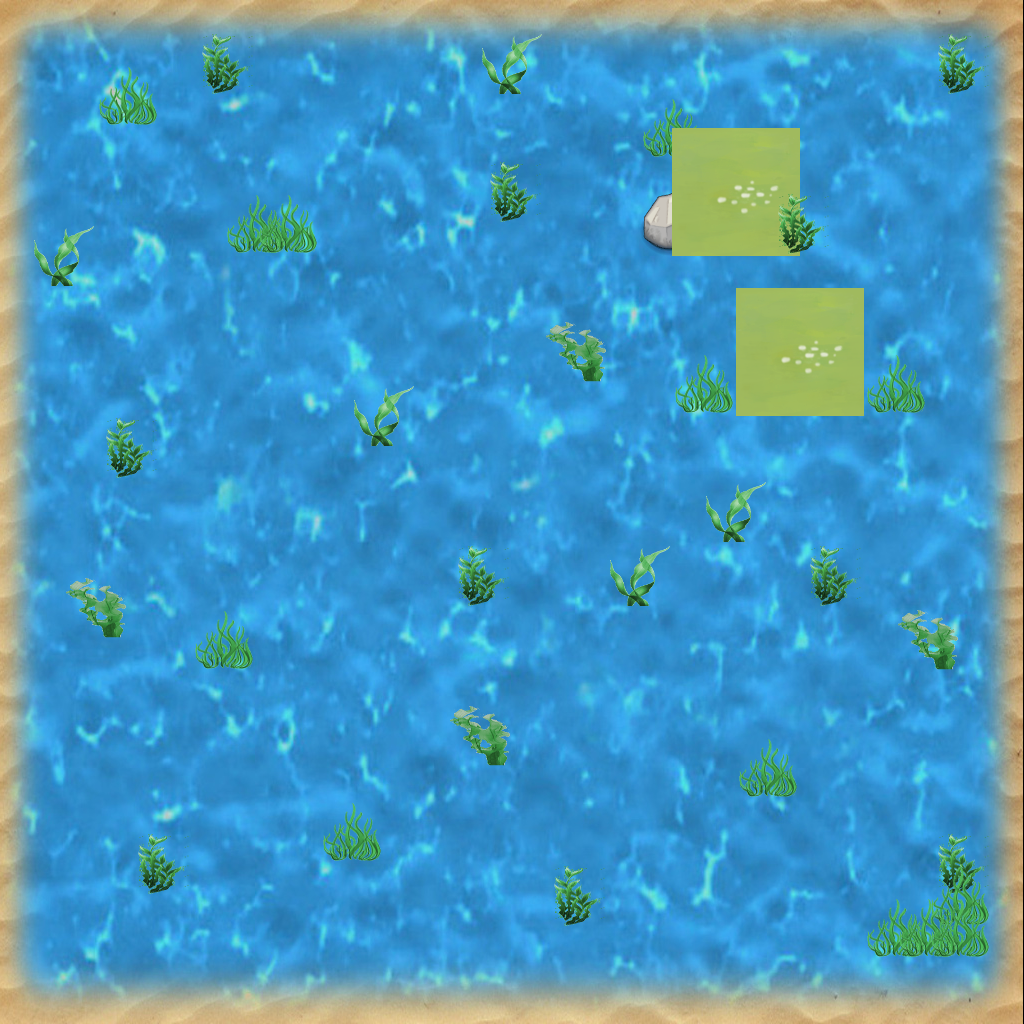

This is a level from a 2D game, rendered from its Tiled map with the project's own tilesets. A one-line summary and the complete map file follow:
An orthogonal 32x32 tile map with 32x32 px tiles, 1 tile layer (Tile Layer 1), 5 tilesets, 1 image layer and 31 objects.

<map version="1.2" tiledversion="1.2.5" orientation="orthogonal" renderorder="right-down" width="32" height="32" tilewidth="32" tileheight="32" infinite="0" nextlayerid="4" nextobjectid="41">
 <tileset firstgid="1" name="ocean-plants" tilewidth="64" tileheight="64" tilecount="4" columns="2">
  <image source="ocean-plants.png" width="128" height="128" />
 </tileset>
 <tileset firstgid="5" name="rock" tilewidth="64" tileheight="64" tilecount="1" columns="1">
  <image source="rock.png" width="64" height="64" />
  <tile id="0">
   <properties>
    <property name="name" value="Rock" />
   </properties>
  </tile>
 </tileset>
 <tileset firstgid="6" name="sign" tilewidth="64" tileheight="64" tilecount="1" columns="1">
  <image source="sign.png" width="64" height="64" />
  <tile id="0">
   <properties>
    <property name="brulesque" value="sddasdfadsfasdf" />
    <property name="message" value="Hello, world!" />
    <property name="name" value="Sign" />
   </properties>
  </tile>
 </tileset>
 <tileset firstgid="7" name="starfish" tilewidth="64" tileheight="64" tilecount="1" columns="1">
  <image source="starfish.png" width="64" height="64" />
  <tile id="0">
   <properties>
    <property name="name" value="Starfish" />
   </properties>
  </tile>
 </tileset>
 <tileset firstgid="8" source="grass_flowers1.tsx" />
 <imagelayer id="1" name="Image Layer 1" offsetx="-1.77525" offsety="0">
  <image source="large-water.jpg" width="1024" height="1024" />
 </imagelayer>
 <layer id="2" name="Tile Layer 1" width="32" height="32">
  <data encoding="csv">
0,0,0,0,0,0,0,0,0,0,0,0,0,0,0,0,0,0,0,0,0,0,0,0,0,0,0,0,0,0,0,0,
0,0,0,0,0,0,0,0,0,0,0,0,0,0,0,0,0,0,0,0,0,0,0,0,0,0,0,0,0,0,0,0,
0,0,0,0,0,0,1,0,0,0,0,0,0,0,0,2,0,0,0,0,0,0,0,0,0,0,0,0,0,1,0,0,
0,0,0,3,0,0,0,0,0,0,0,0,0,0,0,0,0,0,0,0,0,0,0,0,0,0,0,0,0,0,0,0,
0,0,0,0,0,0,0,0,0,0,0,0,0,0,0,0,0,0,0,0,3,0,0,0,0,0,0,0,0,0,0,0,
0,0,0,0,0,0,0,0,0,0,0,0,0,0,0,0,0,0,0,0,0,0,0,0,0,0,0,0,0,0,0,0,
0,0,0,0,0,0,0,0,0,0,0,0,0,0,0,1,0,0,0,0,0,0,0,0,0,0,0,0,0,0,0,0,
0,0,0,0,0,0,0,3,3,0,0,0,0,0,0,0,0,0,0,0,5,8,0,0,1,0,0,0,0,0,0,0,
0,2,0,0,0,0,0,0,0,0,0,0,0,0,0,0,0,0,0,0,0,0,0,0,0,0,0,0,0,0,0,0,
0,0,0,0,0,0,0,0,0,0,0,0,0,0,0,0,0,0,0,0,0,0,0,0,0,0,0,0,0,0,0,0,
0,0,0,0,0,0,0,0,0,0,0,0,0,0,0,0,0,0,0,0,0,0,0,0,0,0,0,0,0,0,0,0,
0,0,0,0,0,0,0,0,0,0,0,0,0,0,0,0,0,4,0,0,0,0,0,0,0,0,0,0,0,0,0,0,
0,0,0,0,0,0,0,0,0,0,0,0,0,0,0,0,0,0,0,0,0,3,0,8,0,0,0,3,0,0,0,0,
0,0,0,0,0,0,0,0,0,0,0,2,0,0,0,0,0,0,0,0,0,0,0,0,0,0,0,0,0,0,0,0,
0,0,0,1,0,0,0,0,0,0,0,0,0,0,0,0,0,0,0,0,0,0,0,0,0,0,0,0,0,0,0,0,
0,0,0,0,0,0,0,0,0,0,0,0,0,0,0,0,0,0,0,0,0,0,0,0,0,0,0,0,0,0,0,0,
0,0,0,0,0,0,0,0,0,0,0,0,0,0,0,0,0,0,0,0,0,0,2,0,0,0,0,0,0,0,0,0,
0,0,0,0,0,0,0,0,0,0,0,0,0,0,0,0,0,0,0,0,0,0,0,0,0,0,0,0,0,0,0,0,
0,0,0,0,0,0,0,0,0,0,0,0,0,0,1,0,0,0,0,2,0,0,0,0,0,1,0,0,0,0,0,0,
0,0,4,0,0,0,0,0,0,0,0,0,0,0,0,0,0,0,0,0,0,0,0,0,0,0,0,0,0,0,0,0,
0,0,0,0,0,0,3,0,0,0,0,0,0,0,0,0,0,0,0,0,0,0,0,0,0,0,0,0,4,0,0,0,
0,0,0,0,0,0,0,0,0,0,0,0,0,0,0,0,0,0,0,0,0,0,0,0,0,0,0,0,0,0,0,0,
0,0,0,0,0,0,0,0,0,0,0,0,0,0,0,0,0,0,0,0,0,0,0,0,0,0,0,0,0,0,0,0,
0,0,0,0,0,0,0,0,0,0,0,0,0,0,4,0,0,0,0,0,0,0,0,0,0,0,0,0,0,0,0,0,
0,0,0,0,0,0,0,0,0,0,0,0,0,0,0,0,0,0,0,0,0,0,0,3,0,0,0,0,0,0,0,0,
0,0,0,0,0,0,0,0,0,0,0,0,0,0,0,0,0,0,0,0,0,0,0,0,0,0,0,0,0,0,0,0,
0,0,0,0,0,0,0,0,0,0,3,0,0,0,0,0,0,0,0,0,0,0,0,0,0,0,0,0,0,0,0,0,
0,0,0,0,1,0,0,0,0,0,0,0,0,0,0,0,0,0,0,0,0,0,0,0,0,0,0,0,0,1,0,0,
0,0,0,0,0,0,0,0,0,0,0,0,0,0,0,0,0,1,0,0,0,0,0,0,0,0,0,0,0,3,0,0,
0,0,0,0,0,0,0,0,0,0,0,0,0,0,0,0,0,0,0,0,0,0,0,0,0,0,0,3,3,3,0,0,
0,0,0,0,0,0,0,0,0,0,0,0,0,0,0,0,0,0,0,0,0,0,0,0,0,0,0,0,0,0,0,0,
0,0,0,0,0,0,0,0,0,0,0,0,0,0,0,0,0,0,0,0,0,0,0,0,0,0,0,0,0,0,0,0
</data>
 </layer>
 <objectgroup id="3" name="Object Layer 1" offsetx="2" offsety="0">
  <object id="1" gid="5" x="128" y="736" width="64" height="64" />
  <object id="2" gid="5" x="192" y="768" width="64" height="64" />
  <object id="3" gid="5" x="416" y="800" width="64" height="64" />
  <object id="4" gid="5" x="480" y="800" width="64" height="64" />
  <object id="6" gid="5" x="512" y="288" width="64" height="64" />
  <object id="8" gid="5" x="446" y="297" width="64" height="64" />
  <object id="9" gid="5" x="384" y="320" width="64" height="64" />
  <object id="10" gid="5" x="320" y="352" width="64" height="64" />
  <object id="11" gid="5" x="288" y="416" width="64" height="64">
   <properties>
    <property name="kkk" value="yjtjsdtyj" />
   </properties>
  </object>
  <object id="15" gid="5" x="288" y="480" width="64" height="64" />
  <object id="16" gid="5" x="288" y="544" width="64" height="64" />
  <object id="17" gid="5" x="704" y="768" width="64" height="64" />
  <object id="18" gid="5" x="736" y="704" width="64" height="64" />
  <object id="19" gid="5" x="768" y="640" width="64" height="64" />
  <object id="20" gid="5" x="832" y="640" width="64" height="64" />
  <object id="21" gid="5" x="0" y="736" width="64" height="64" />
  <object id="23" gid="5" x="768" y="320" width="64" height="64" />
  <object id="24" gid="5" x="160" y="192" width="64" height="64" />
  <object id="25" gid="7" x="320" y="928" width="64" height="64" />
  <object id="26" gid="7" x="608" y="896" width="64" height="64" />
  <object id="27" gid="7" x="864" y="800" width="64" height="64" />
  <object id="28" gid="7" x="480" y="448" width="64" height="64" />
  <object id="29" gid="7" x="96" y="416" width="64" height="64" />
  <object id="30" gid="7" x="352" y="160" width="64" height="64" />
  <object id="31" gid="7" x="704" y="160" width="64" height="64" />
  <object id="32" gid="7" x="800" y="512" width="64" height="64" />
  <object id="33" gid="7" x="896" y="256" width="64" height="64" />
  <object id="34" gid="6" x="64" y="736" width="64" height="64">
   <properties>
    <property name="message" value="Collect all the Starfish!" />
   </properties>
  </object>
  <object id="35" gid="6" x="864" y="96" width="64" height="64">
   <properties>
    <property name="message" value="The End of the World" />
   </properties>
  </object>
  <object id="38" x="128" y="864" width="32" height="32">
   <properties>
    <property name="name" value="start" />
   </properties>
  </object>
  <object id="39" x="-288" y="576" />
 </objectgroup>
</map>
